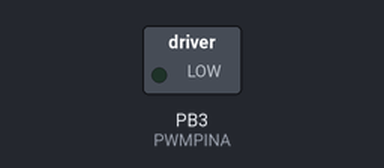
This program was run on a simulated ATtiny4313, built with avr-gcc and emulated at 1 MHz. Parts: switched loads named in the program (green lamp = pin HIGH). What the program prints to the serial monitor is not drawn.

Above: at 0.14 s.
Timing chart, 0 to 13.0 s (numbered marks = the images above):
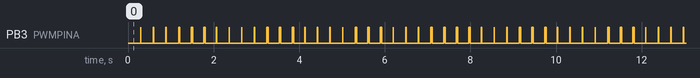

Measured:
- by itself, PB3 (PWMPINA): goes 429 × (HIGH 0.01 s, LOW 0.29 s), HIGH 0.01 s, LOW 0.58 s, 8 × (HIGH 0.03 s, LOW 0.26 s), HIGH 0.03 s, then LOW
- by itself, everything shown: repeats every 20.1 s, in 134 steps

The program:

main.c
```c
/*
	Check fuses:

	avrdude -c -p attiny4313 -U lfuse:r:-:h
	Found the defaults:
	lfuse = 0x64
	hfuse = 0xdf
	efuse = 0xff

	Next, burn fuses for crystal:
	>avrdude -p ATtiny4313 -c usbtiny -U lfuse:w:0xff:m
	The 0xFF in lfuse gives the longest startup time with a crystal

	Using a 14.745600 MHz crystal.

*/

#include <avr/io.h>
#include <avr/wdt.h>
#include <avr/eeprom.h>
#include <util/delay.h>
#include <stdlib.h>						// for atoi()
#include <string.h>						// for strlen()

#define PWMPINA	PB3
#define COMMANDSENT (UCSRA & _BV(RXC))	// Is there something in the RX buffer?
#define TXREADY (UCSRA & _BV(UDRE))		// Is the transmit buffer empty?

uint8_t EEMEM eeVer[]="Servo Testing v20140102";
void errMsg(uint8_t);
void init_ATtiny4313(void);
uint16_t recvNum(void);
void sendPrompt(void);
void sendByte(uint8_t);
void sendCRLF(void);
void sendNum(int, uint8_t);
void sendString(char *);


int main(void)
{

	float f;

	init_ATtiny4313();


	for (;;) {
		OCR1A = (ICR1 * 0.55) / 20;
		_delay_ms(1000);
		OCR1A = (ICR1 * 2.23) / 20;
		_delay_ms(1000);
		}
	}
/*
		OCR1A = (ICR1 * 2.23)/20;
		_delay_ms(1000);
		OCR1A = (ICR1 * 0.55)/20;
		_delay_ms(1000);
		OCR1A = (ICR1 * 2.0)/20;
		_delay_ms(1000);
		OCR1A = (ICR1 * 0.75)/20;
		_delay_ms(1000);
		OCR1A = (ICR1 * 1.75)/20;
		_delay_ms(1000);
		OCR1A = (ICR1 * 1.0)/20;
		_delay_ms(1000);
		OCR1A = (ICR1 * 1.5)/20;
		_delay_ms(1000);
		OCR1A = (ICR1 * 1.25)/20;
		_delay_ms(1000);
		OCR1A = (ICR1 * 1.4)/20;
		_delay_ms(1000);
		OCR1A = (ICR1 * 1.3)/20;
		_delay_ms(1000);
		OCR1A = (ICR1 * 1.4)/20;
		_delay_ms(1000);
		OCR1A = (ICR1 * 1.3)/20;
		_delay_ms(1000);
	}
*/


/*
	recvNum() accepts characters from the serial port and returns the twos complement
	16-bit integer. It echos the characters as they're typed and concludes when a
	carriage return is entered.

	Errors: If more than five (5) characters without sign are entered, or if more
	than six (6) characters with a leading + or - sign are entered, this routine
	sends back a question mark (?), CRLF, and returns zero (0).

*/

uint16_t recvNum(void)
{

	char strBuf[7];
	uint8_t i = 0;

	for (;;) {
		while (!COMMANDSENT) {
			asm("nop");
		}
		strBuf[i] = UDR;
		sendByte(strBuf[i]);
		if (strBuf[i] == '\r') {
			strBuf[i] = 0x00;
			sendCRLF();
			break;
		}
		if (i == 5) {
			if ((strBuf[0] != '+') && (strBuf[0] != '-')) {
				sendCRLF();
				sendByte('?');
				return(0);
			}
		}
		if (i == 6) {
			sendCRLF();
			sendByte('?');
			return(0);
		}
		i++;
	}

	return(atoi(strBuf));

}

void sendByte(uint8_t x)
{

	while (!TXREADY) {
		asm("nop");
	}

	UDR = x;

}

void sendCRLF(void)
{

	sendByte('\n');
	sendByte('\r');

}

void sendNum(int number, uint8_t base)
{

	char strBuf[7];

	if (base == 16) {
		if (number <= 0x0f) {					// send leading '0' for hex
			sendByte('0');
		}
	}
	sendString(itoa(number, strBuf, base));

}

void sendPrompt(void)
{

	sendCRLF();
	sendByte('>');

}

void sendString(char str[])
{

	uint8_t i = 0;

	while (str[i]) {
		sendByte(str[i++]);
	}

}

/*
	errMsg()

*/

void errMsg(uint8_t msgNum)
{

	sendCRLF();
	sendByte('E');
	sendNum(msgNum, 10);

}


/*
===========================================================================

	UBRRL and UBRRH USART Baud Rate Registers. 12 bits, computed from:

	UBRR = (F_CPU / (16 * Baudrate)) - 1 where "Baudrate" is the common
	understanding.

===========================================================================

	UCSRB Control STatus Register B
	---------------------------------------------------------------------
	Bit	|	7	|	6	|	5	|	4	|	3	|	2	|	1	|	0	|
	Item| RXCIE	| TXCIE	| UDRIE	|  RXEN	|  TXEN	| UCSZ2	|  RXBB	|  TXBB	|
	Set	|	0	|	0	|	0	|	1	|	1	|	0	|	0	|	0	|
	---------------------------------------------------------------------

	RXCIE is RX Complete Interrupt Enable (we won't use this)
	TXCIE is the TX Complete Interrupt ENable
	UDRIE is USART Data Register Empty Interrupt Enable
	RXEN is Receiver Enable
	TXEN is Transmitter Enable
	UCSZ2, combined with UCSZ[1:0] in UCSRC sets the number of data bits
	RXB8 Receive Data Bit 8 (ninth bit of data, if present)
	TXB8 Transmit bit 8 (ninth bit of data)

	UCSRB = 0b00011000

===========================================================================

	UCSRC Control STatus Register C
	---------------------------------------------------------------------
	Bit	|	7	|	6	|	5	|	4	|	3	|	2	|	1	|	0	|
	Item|UMSEL1	|UMSEL0	| UPM1	| UPM0	| USBS	| UCSZ1	| UCSZ0	| UCPOL	|
	Set	|	0	|	0	|	0	|	0	|	0	|	1	|	1	|	0	|
	---------------------------------------------------------------------

	UMSEL[1:0] is the USART mode select. We want 0b00, Asynchronous UART
	UPM[1:0] is Parity mode. 0b00 is disabled, 0b01 reserved, 0b10 Enabled,
	even parity, 0b11 Enabled, odd parity.
	USBS is Stop Bit Select (how many stop bits). 0->1-bit, 1->2-bits.
	UCSZ[1:0] is the rest of the character size description. An 8-bit
	situation says both of these bits should be high.
	UCPOL is clock polarity. Changes fall/rising edges.

	UCSRC = 0b00000110

===========================================================================

	TCCR0A (Timer/Counter Control Register A for Timer0) settings
	---------------------------------------------------------------------
	Bit	|	7	|	6	|	5	|	4	|	3	|	2	|	1	|	0	|
	Item| COM0A1| COM0A0| COM0B1| COM0B0|	-	|	-	| WGM01	| WGM00	|
	Set	|	1	|	0	|	0	|	0	|	0	|	0	|	0	|	1	|
	---------------------------------------------------------------------

	For phase-correct PWM with TOP=OCR0A, WGM0[2:0] should be 0b001 (WGM0[2]
	is in TCCR0B). In phase correct PWM mode the timer counts up, then down.

	We're only using one compare register here so COM0B[1:0] is 0b00 and
	COM0A[1:0] is 0b10, which sets OC0A on the way up and clears it on the
	way down.

	TCCR0A = 0b10000001

===========================================================================

	TCCR0B (Timer/Counter Control Register B for Timer0) settings
	---------------------------------------------------------------------
	Bit	|	7	|	6	|	5	|	4	|	3	|	2	|	1	|	0	|
	Item| FOC0A	| FOC0B	|	-	|	-	| WGM02	|  CS02	|  CS01	|  CS00	|
	Set	|	0	|	0	|	0	|	0	|	0	|	0	|	1	|	0	|
	---------------------------------------------------------------------

	CS0[2:0] are the clock select bits:

		0b000	No clock source (timer stopped)
		0b001	clk/1 (no prescaling)
		0b010	clk/8
		0b011	clk/64
		0b100	clk/256
		0b101	clk/1024
		0b110	External clock on T0 pin, falling edge
		0b111	External clock on T0 pin, rising edge

	The PWM frequency is clk/(N*510) where N is the prescale factor. If
	our nominal CPU clock frequency is 14.745600 MHz, the frequency and
	period for the prescaled timer are are:

		======================================
		CS0[2:0]	Frequency		Period
		--------------------------------------
		0b001		28.913 kHz		 34.6 us
		0b010		 3.614 kHz		276.7 us
		0b011	   452.765 Hz		  2.214 ms
		0b100	   112.941 Hz		  8.854 ms
		0b101	    28.235 Hz		 35.417 ms
		======================================

	The Faulhaber 2622 B-SC motor takes a PWM frequency input in the range
	of 500 Hz to 18 kHz. Let's choose 3.614 kHz. The motor stops turning at
	duty cycle < 2.0% (5/255) and starts turning at duty cycle > 3.0% (8/255).

	For phase-correct PWM, WGM0[2:0] (Wavform Generation Mode)
	should be 0b001 if we're using OC0A (setting WGM0[2] to "1" means that
	OC0A becomes TOP and OC0B is the compared register). WGM0[1:0] are in
	TCCR0A.

	The Force Output Compare (FOC0A and FOC0B bits) must be set to zero (0)
	when using the timer in PWM mode.

	TCCR0B = 0b00000010

===========================================================================

	TCCR1A (Timer/Counter Control Register A for Timer1) settings
	---------------------------------------------------------------------
	Bit	|	7	|	6	|	5	|	4	|	3	|	2	|	1	|	0	|
	Item| COM1A1| COM1A0| Com1B1| COM1B0|   -	|   -	| WGM11	| WGM10	|
	Set	|	1	|	0	|	1	|	0	|	0	|	0	|	1	|	0	|
	---------------------------------------------------------------------

	COM1A1/COM1B1 = 1 with COM1A0/COM1B0 = 0 clears OC1A/OC1B on compare
											 match, set OC1A/OC1B at TOP
	COM1A1/COM1B1 = 1 with COM1A0/COM1B0 = 1 set OC1A/OC1B on compare match
											 clear OC1A/OC1B at TOP
	We'll use WGM mode 14, which is fast PWM, TOP=ICR1. That
	means we set WGM13, WGM12, WGM11 high and keep WGM10 low.

	TCCR1A = 0b10100010 sets up both COM1A and COM1B

===========================================================================

	TCCR1B (Timer/Counter Control Register B for Timer1) settings
	---------------------------------------------------------------------
	Bit	|	7	|	6	|	5	|	4	|	3	|	2	|	1	|	0	|
	Item| ICNC1	| ICES1	|	-	| WGM13	| WGM12	|  CS12	|  CS11	|  CS10	|
	Set	|	0	|	0	|	0	|	1	|	1	|	0	|	1	|	1	|
	---------------------------------------------------------------------

	========================================================|
	| CS12	| CS11	| CS10	|	Note						|
	|-------------------------------------------------------|
	|	0	|	0	|	0	|	No clock source (stopped)	|
	|	0	|	0	|	1	|	/1, no prescaling			|
	|	0	|	1	|	0	|	/8							|
	|	0	|	1	|	1	|	/64							|
	|	1	|	0	|	0	|	/256						|
	|	1	|	1	|	0	|	External clk on T1, fall	|
	|	1	|	1	|	1	|	External clk on T1, rising	|
	=========================================================

	TCCR1B = 0b00011011


	First tell Timer1 to repeat every 20ms (50Hz). To calculate TOP:
	TOP = (Clock_Speed / (Prescaler * Output_PWM_Frequency)) - 1
	TOP = (14745600 / (Prescaler * 50)) - 1
	We want a /64 prescaler (4607 counts to TOP) at 14.7456 MHz.


===========================================================================

	MCUSR MCU Status Register (what caused the MCU Reset?)
	---------------------------------------------------------------------
	Bit	|	7	|	6	|	5	|	4	|	3	|	2	|	1	|	0	|
	Item|   -	|   -	|	-	|	-	| WDRF	|  BORF	| EXTRF	|  PORF	|
	Set	|	0	|	0	|	0	|	0	|	0	|	0	|	1	|	0	|
	---------------------------------------------------------------------

	WDRF: Watchdog Reset Flag is set if a WD Reset occurs. Reset by power
	on or writing zero to the flag.

	BORF: Brown-out Reset flag is set if a brown-out Reset happens.

	EXTRF: External Reset Flag

	PORF: Power-on Reset Flag

	NB: THe WDRF *MUST* be reset or the system will immediately reset and
	loop forever.

===========================================================================

	WDTCR Watchdog Timer Control Register (aka WDTCSR on ATtiny2313)
	128kHz oscillator
	---------------------------------------------------------------------
	Bit	|	7	|	6	|	5	|	4	|	3	|	2	|	1	|	0	|
	Item| WDIF	| WDIE	| WDP3	| WDCE	|  WDE	| WDP2	| WDP1	|  WDP0	|
	Set	|	0	|	0	|	0	|	0	|	0	|	0	|	1	|	0	|
	---------------------------------------------------------------------

	WDIF: Watchdog Timeout Interrupt Flag is set when a timeout occurs
	and the WDT is configured for interrupt.
	WDIE: Watchdog Timeout Interrupt Enable.
	WDP3: One of three prescaler bits (see below)
	WDCE: Watchdog Change Enable (must be set to change WDE)
	WDE: Watchdog enable
	WDP[3:0]: Timer prescaler bits

		=========================================
		WDP3	WDP2	WDP1	WDP0	Appx time
		-----------------------------------------
		 0		 0		 0		 0		16 ms
		 0		 0		 0		 1		32 ms
		 0		 0		 1		 0		64 ms
		 0		 0		 1		 1		0.125 s
		 0		 1		 0		 0		0.25 s
		 0		 1		 0		 1		0.5 s
		 0		 1		 1		 0		1.0 s
		 0		 1		 1		 1		2.0 s
		 1		 0		 0		 0		4.0 s
		 1		 0		 0		 1		8.0 s
		=========================================

	Recovering from a WDT reset is a little tricky. The steps:
		1. Clear the MCUSR watchdog reset flag (WDRF).
		2. In one operation, write logic one to both WDCE and WDE.
		3. In the very next line, write a logic 0 to WDE.


===========================================================================

*/

#define BAUDRATE 19200
#define MYUBRR ((F_CPU / 16 / BAUDRATE) -1)
#define WATCHDOG	1
#define POWERON		2
#define PUSHBUTTON	3
#define BROWNOUT	4

void init_ATtiny4313(void)
{

	char strBuf[25];
	uint8_t junk, resetType = 0;

	if (MCUSR & _BV(WDRF)) {	// If there was a watchdog reset...
		MCUSR = 0x00;			// Clear the WDRF flag (and everything else)
		WDTCR = 0x18;			// WDCE must be high to change WDE (WDEnable)
		WDTCR = 0x00;			// Now clear WDE
		resetType = WATCHDOG;
	} else if (MCUSR & _BV(PORF)) {
		resetType = POWERON;
	} else if (MCUSR & _BV(EXTRF)) {
		resetType = PUSHBUTTON;
	} else if (MCUSR & _BV(BORF)) {
		resetType = BROWNOUT;
	}
	MCUSR = 0x00;

	UBRRH = (uint8_t) (MYUBRR >> 8);	// Set baud rate
	UBRRL = (uint8_t) MYUBRR;
	UCSRB = 0b00011000;			// Enable transmit & receive
	UCSRC = 0b00000110;			// 8 data bits, no parity, one stop bit

	TCCR1A = 0;
			// 20 ms period (50 MHz) with 14.745600 MHz Xtal

	TCCR1A|=(1<<COM1A1)|(1<<COM1B1)|(1<<WGM11);        //NON Inverted PWM
	TCCR1B|=(1<<WGM13)|(1<<WGM12)|(1<<CS11)|(1<<CS10); //PRESCALER=64 MODE 14(FAST PWM)
	ICR1 = 4607;		// 50 MHz

	DDRB  |= _BV(PWMPINA);		// PWMPIN is an output
								// Should also make a PWMPINB

	while (COMMANDSENT) {		// Clear the serial port
		junk = UDR;
	}

	switch (resetType) {
		case (WATCHDOG):
			sendString("S");
			break;
		case (BROWNOUT):
			sendString("BO");
			break;
		case (POWERON):
			sendString("UP");
			break;
		case (PUSHBUTTON):
			sendString("PB");
			break;
		default:
			break;
		}

	eeprom_read_block((void*) &strBuf, (const void*) &eeVer, 24);
	sendCRLF();
	sendString(strBuf);

}
```
